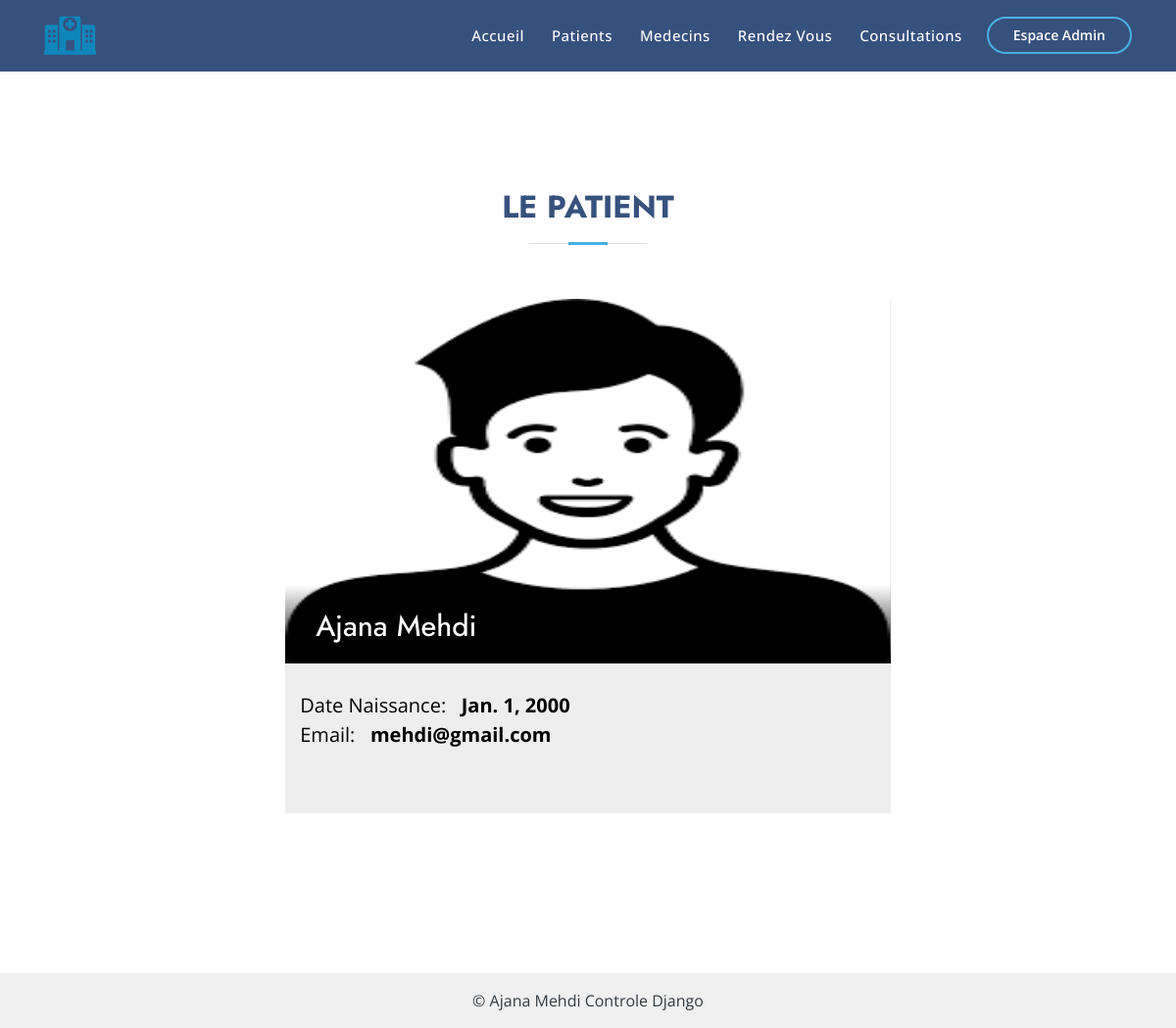
Page /patient/details/1 on the committed database.
### ajana_mehdi/models.py (models this page shows, shortened)
class Patient(models.Model):
    nom = models.CharField(max_length=45)
    prenom = models.CharField(max_length=45)
    email = models.EmailField(max_length=100)
    dateNaissance = models.DateField(null=True)

### ajana_mehdi/views.py (the view)
# urls.py: path('patient/details/<int:id>', details),
def details(request, id):
    patient = Patient.objects.get(id = id)
    context = {'patient': patient}
    return render(request, 'detailsPatient.html',context)

### ajana_mehdi/templates/detailsPatient.html
{% extends 'layout.html' %}
{% block content %}
{% load static %}
    <section class="service_details_area section_padding">
<div class="section-title">
          <h2>Le Patient</h2>
</div>
<div class="container-lg">
    <div class="row">
        <div class="col-md-7" style="margin: 5px auto;" >
            <div class="service_details_left">
                <div class="service_details_left_image"><img style="width: 617px; height: 370px" src="{% static 'per.png'%}"><br>
                    <h1>{{patient.nom}}  {{patient.prenom}} </h1>
                </div>
                <div class="container-lg">
                    <p style="font-size: 20px;">Date Naissance:&nbsp;&nbsp; <b>{{patient.dateNaissance}}</b><br>Email:&nbsp;&nbsp; <b>{{patient.email}}</b></p>
                </div>
            </div>
        </div>
    </div>
</div>
</section>
{% endblock content %}

### ajana_mehdi/static/assets/style.css (style rules this page uses)
.service_details_area.section_padding { padding: 120px 0 110px 0; }
.service_details_left { background-color:#eee; padding-bottom:25px; position: relative; }
.service_details_left_image { position: relative; }
.service_details_left h1,.service_details_left h3 { font-size: 30px; font-weight: 450; position: absolute; color: #fff; width: 100%; left:0; bottom: 10px; z-index: 0; padding: 0 calc(100% - 95%); }
.service_details_left h1:before,.service_details_left h3:before { content:''; background-image: linear-gradient(transparent, black); position: absolute; bottom: -20px; left:0; height: 80px; width: 100%; z-index:-1; }
.service_details_left p { color: black; margin: 30px 0 40px 0; }
.service_details_left img { width: 100%; }

### ajana_mehdi/static/assets/css/style.css (style rules this page uses)
body { font-family: "Open Sans", sans-serif; color: #444444; }
h1, h2, h3, h4, h5, h6 { font-family: "Jost", sans-serif; }
section { padding: 60px 0; overflow: hidden; }
.section-title { text-align: center; padding-bottom: 30px; }
.section-title h2 { font-size: 32px; font-weight: bold; text-transform: uppercase; margin-bottom: 20px; padding-bottom: 20px; position: relative; color: #37517e; }
.section-title h2::before { content: ''; position: absolute; display: block; width: 120px; height: 1px; background: #ddd; bottom: 1px; left: calc(50% - 60px); }
.section-title h2::after { content: ''; position: absolute; display: block; width: 40px; height: 3px; background: #47b2e4; bottom: 0; left: calc(50% - 20px); }

### rows in the picture
Patient: nom "Ajana", prenom "Mehdi", dateNaissance "Jan. 1, 2000", email "mehdi@gmail.com"
